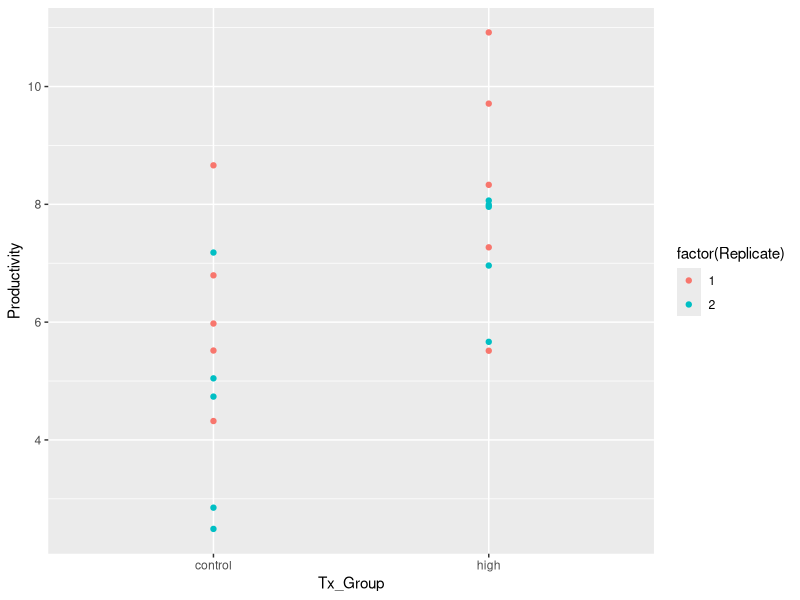

Source code (R):
## ---- chunk 1
#| label: setup
#| message: false
#| warning: false

## ---- chunk 2
# Assign the standard deviation of the vector 1 to 6 to an object called sd.
sd <- sd(1:6)

# Print standard deviation of 1-6
sd

# Print standard deviation of 4-10
sd(4:10)
## ---- chunk 3

## ---- chunk 4

## ---- chunk 5
a <- sqrt(2)
a
a * a
a * a == 2
all.equal(a * a, 2)
## ---- chunk 6
library(tidyverse)

set.seed(15)

dd <- tibble(Tx_Group = rep(c("control", "high"), each = 10),
       Replicate = c(rep(c(1, 2), each = 5),
                     rep(c(1, 2), each = 5)),
       Productivity = c(rnorm(n = 10, mean = 5, sd = 2),
                        rnorm(n = 10, mean = 8, sd = 2))
       )

ggplot(data = dd, aes(x = Tx_Group, y = Productivity, color = factor(Replicate))) +
  geom_point()


## ---- chunk 7

## ---- chunk 8

## ---- chunk 9
# Set the random number generator seed
set.seed(5)

# Generate 10 random numbers between 0 and 1
x <- runif(10)
x
## ---- chunk 10

## ---- chunk 11
# FIXME
M1<-data.frame(x=11:20,y=c(20:11),l=letters[1:10])
M2 <- tibble(ID=seq(1,100,1),x=rnorm(100,10,5),y=8.4*x+rnorm(100,0,1))
